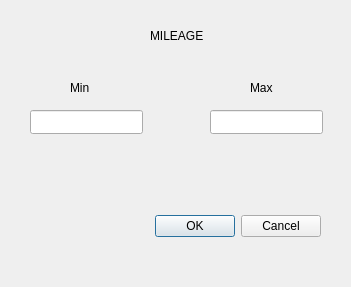
<?xml version="1.0" encoding="UTF-8"?>
<ui version="4.0">
 <class>FilterForm</class>
 <widget class="QDialog" name="FilterForm">
  <property name="geometry">
   <rect>
    <x>0</x>
    <y>0</y>
    <width>351</width>
    <height>287</height>
   </rect>
  </property>
  <property name="windowTitle">
   <string>Dialog</string>
  </property>
  <widget class="QDialogButtonBox" name="buttonBox">
   <property name="geometry">
    <rect>
     <x>-20</x>
     <y>210</y>
     <width>341</width>
     <height>32</height>
    </rect>
   </property>
   <property name="orientation">
    <enum>Qt::Horizontal</enum>
   </property>
   <property name="standardButtons">
    <set>QDialogButtonBox::Cancel|QDialogButtonBox::Ok</set>
   </property>
  </widget>
  <widget class="QLineEdit" name="edit_min">
   <property name="geometry">
    <rect>
     <x>30</x>
     <y>110</y>
     <width>113</width>
     <height>24</height>
    </rect>
   </property>
  </widget>
  <widget class="QLineEdit" name="edit_max">
   <property name="geometry">
    <rect>
     <x>210</x>
     <y>110</y>
     <width>113</width>
     <height>24</height>
    </rect>
   </property>
  </widget>
  <widget class="QLabel" name="label_tittle">
   <property name="geometry">
    <rect>
     <x>150</x>
     <y>20</y>
     <width>71</width>
     <height>31</height>
    </rect>
   </property>
   <property name="text">
    <string>MILEAGE</string>
   </property>
  </widget>
  <widget class="QLabel" name="label_min">
   <property name="geometry">
    <rect>
     <x>70</x>
     <y>80</y>
     <width>49</width>
     <height>16</height>
    </rect>
   </property>
   <property name="text">
    <string>Min</string>
   </property>
  </widget>
  <widget class="QLabel" name="label_max">
   <property name="geometry">
    <rect>
     <x>250</x>
     <y>80</y>
     <width>49</width>
     <height>16</height>
    </rect>
   </property>
   <property name="text">
    <string>Max</string>
   </property>
  </widget>
 </widget>
 <resources/>
 <connections>
  <connection>
   <sender>buttonBox</sender>
   <signal>accepted()</signal>
   <receiver>FilterForm</receiver>
   <slot>accept()</slot>
   <hints>
    <hint type="sourcelabel">
     <x>248</x>
     <y>254</y>
    </hint>
    <hint type="destinationlabel">
     <x>157</x>
     <y>274</y>
    </hint>
   </hints>
  </connection>
  <connection>
   <sender>buttonBox</sender>
   <signal>rejected()</signal>
   <receiver>FilterForm</receiver>
   <slot>reject()</slot>
   <hints>
    <hint type="sourcelabel">
     <x>316</x>
     <y>260</y>
    </hint>
    <hint type="destinationlabel">
     <x>286</x>
     <y>274</y>
    </hint>
   </hints>
  </connection>
 </connections>
</ui>
